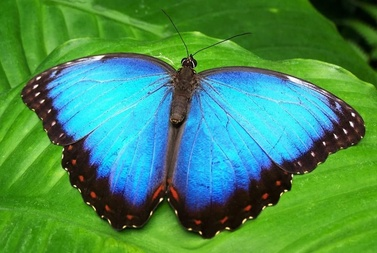
%> input picture q1/borboleta.jpg, 377 x 253 px, shrunk from 718 x 482 before the run
$ octave main_jpeg.m   (GNU Octave 9; MATLAB toolbox functions it lacks are replaced by stand-ins)
%> lines starting %> are read from the running program, lines starting %| are printed output that depends on the picture
### q1/jpeg_basic.m
function [rec_img, ratio, psnr_val] = jpeg_basic(img, Q)

    img = double(img);
    [h, w] = size(img);

    % Ajustar dimensões para múltiplos de 8
    H = ceil(h/8) * 8;
    W = ceil(w/8) * 8;

    padded = padarray(img, [H-h W-w], 'replicate', 'post');

    % Matriz de quantização base do JPEG
    Qbase = [16 11 10 16 24 40 51 61;
             12 12 14 19 26 58 60 55;
             14 13 16 24 40 57 69 56;
             14 17 22 29 51 87 80 62;
             18 22 37 56 68 109 103 77;
             24 35 55 64 81 104 113 92;
             49 64 78 87 103 121 120 101;
             72 92 95 98 112 100 103 99];

    Qmatrix = Q * Qbase;

    coeffs = zeros(H,W);

    % --- Compressão: DCT + Quantização ---
    for i = 1:8:H
        for j = 1:8:W
            bloco = padded(i:i+7, j:j+7);
            D = dct2(bloco);
            C = round(D ./ Qmatrix);
            coeffs(i:i+7, j:j+7) = C;
        end
    end

    % Estimar taxa de compressão
    total = numel(coeffs);
    nzeros = nnz(coeffs);
    ratio = total / nzeros;

    % --- Descompressão ---
    rec = zeros(H,W);
    for i = 1:8:H
        for j = 1:8:W
            C = coeffs(i:i+7, j:j+7);
            D = C .* Qmatrix;
            rec(i:i+7, j:j+7) = idct2(D);
        end
    end

    rec_img = rec(1:h, 1:w);

    % --- PSNR ---
    mse = mean((img(:) - rec_img(:)).^2);
    psnr_val = 10 * log10(255^2 / mse);

end

### q1/main_jpeg.m
warning('off', 'MATLAB:MKDIR:DirectoryExists'); % i know it may exists
mkdir('.out');

% Carregar imagens em tons de cinza
img1 = imread('borboleta.jpg');
%> img1 is the input picture: size 253x377x3 uint8; mean R, G, B 68.4, 139.9, 88.1
img2 = imread('raposa.jpg');
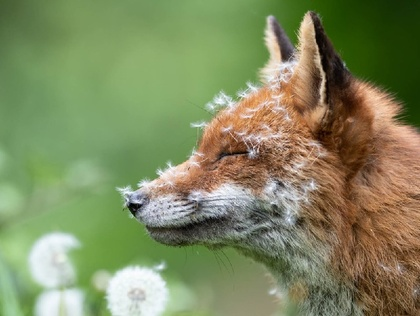
%> input picture q1/raposa.jpg, 420 x 316 px, shrunk from 800 x 601 before the run
%> img2 is the input picture: size 316x420x3 uint8; mean R, G, B 128.5, 137.8, 95.9

if size(img1, 3) == 3
    img1 = rgb2gray(img1);
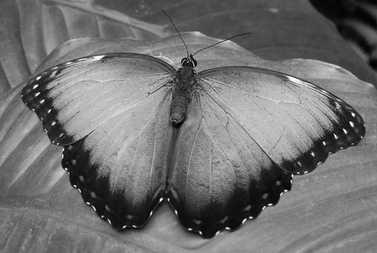
%> img1: size 253x377 uint8; min 2, max 255, mean 112.6
end

if size(img2, 3) == 3
    img2 = rgb2gray(img2);
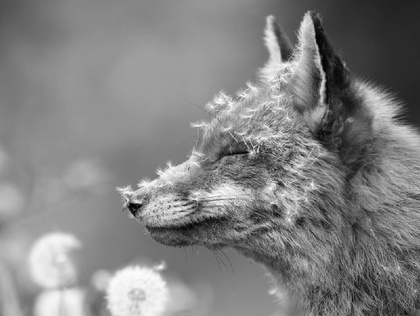
%> img2: size 316x420 uint8; min 1, max 254, mean 130.2
end

% Valores de Q para teste
Qvalues = [2 4 8 16];

% =============================================================
%  MOSTRAR APENAS UMA FIGURA COM AS DUAS IMAGENS ORIGINAIS
% =============================================================
figure('Name', 'Imagens Originais', 'NumberTitle', 'off');
subplot(1, 2, 1);
imshow(uint8(img1));
title('Imagem 1 - Original (P&B)');

subplot(1, 2, 2);
imshow(uint8(img2));
title('Imagem 2 - Original (P&B)');

% =============================================================
%  PROCESSAR E ARMAZENAR OS RESULTADOS PARA NÃO ABRIR MIL FIGURAS
% =============================================================

rec_imgs1 = cell(length(Qvalues), 1);
rec_imgs2 = cell(length(Qvalues), 1);

ratios1 = zeros(length(Qvalues), 1);
ratios2 = zeros(length(Qvalues), 1);

psnr1_vals = zeros(length(Qvalues), 1);
psnr2_vals = zeros(length(Qvalues), 1);

for k = 1:length(Qvalues)

    Q = Qvalues(k);
    fprintf('\n=== Testando com Q = %d ===\n', Q);

    % Imagem 1
    [rec1, ratio1, psnr1] = jpeg_basic(img1, Q);
    rec_imgs1{k} = rec1;
    ratios1(k) = ratio1;
    psnr1_vals(k) = psnr1;

    fprintf('Imagem 1 - Taxa: %.2f | PSNR: %.2f dB\n', ratio1, psnr1);

    % Imagem 2
    [rec2, ratio2, psnr2] = jpeg_basic(img2, Q);
    rec_imgs2{k} = rec2;
    ratios2(k) = ratio2;
    psnr2_vals(k) = psnr2;

    fprintf('Imagem 2 - Taxa: %.2f | PSNR: %.2f dB\n', ratio2, psnr2);

end
%> this loop made 4 passes
%> (ratio1, psnr1, ratio2, psnr2) on passes 1 to 4: (10.12, 30.26, 11.94, 30.57), (17.37, 28.28, 19.7, 28.77), (29.35, 26.05, 32.08, 26.68), (46.99, 23.43, 49.41, 23.87)
%| Imagem 1 - Taxa: 10.12 | PSNR: 30.26 dB
%| Imagem 2 - Taxa: 11.94 | PSNR: 30.57 dB
%| Imagem 1 - Taxa: 17.37 | PSNR: 28.28 dB
%| Imagem 2 - Taxa: 19.70 | PSNR: 28.77 dB
%| Imagem 1 - Taxa: 29.35 | PSNR: 26.05 dB
%| Imagem 2 - Taxa: 32.08 | PSNR: 26.68 dB
%| Imagem 1 - Taxa: 46.99 | PSNR: 23.43 dB
%| Imagem 2 - Taxa: 49.41 | PSNR: 23.87 dB
%> pass 1, in jpeg_basic, `padded = padarray(img, [H-h W-w], 'replicate', 'post');`:
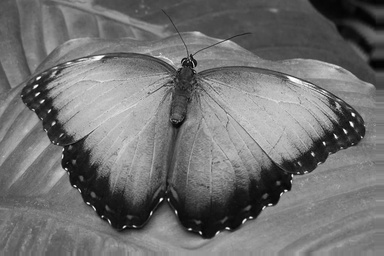
%> padded: size 256x384 double; min 2, max 255, mean 112.6
%> pass 1, `[rec1, ratio1, psnr1] = jpeg_basic(img1, Q);`:
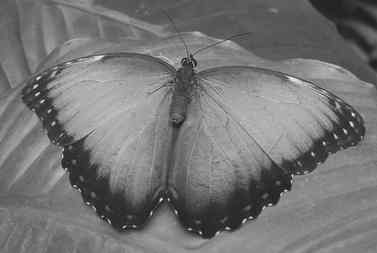
%> rec1: size 253x377 double; min -41.5, max 294.2, mean 112.6; drawn with min black and max white
%> after the loop, psnr1_vals = [30.26; 28.28; 26.05; 23.43]; psnr2_vals = [30.57; 28.77; 26.68; 23.87]; ratios1 = [10.12; 17.37; 29.35; 46.99]; ratios2 = [11.94; 19.7; 32.08; 49.41]; rec_imgs1 = 4 items; rec_imgs2 = 4 items

% =============================================================
%  MOSTRAR APENAS 1 FIGURA COM AS 4 COMPRESSÕES DA IMAGEM 1
% =============================================================
figure('Name', 'Compressões - Imagem 1', 'NumberTitle', 'off');

for k = 1:length(Qvalues)
    subplot(2, 2, k);
    imshow(uint8(rec_imgs1{k}));
    title(['Q = ' num2str(Qvalues(k)) ...
               ' | PSNR = ' num2str(psnr1_vals(k), '%.2f') ...
               ' | Taxa = ' num2str(ratios1(k), '%.2f')]);
    imwrite(uint8(rec_imgs1{k}), strcat('.out/borboleta_', num2str(Qvalues(k)), '.png'));
end
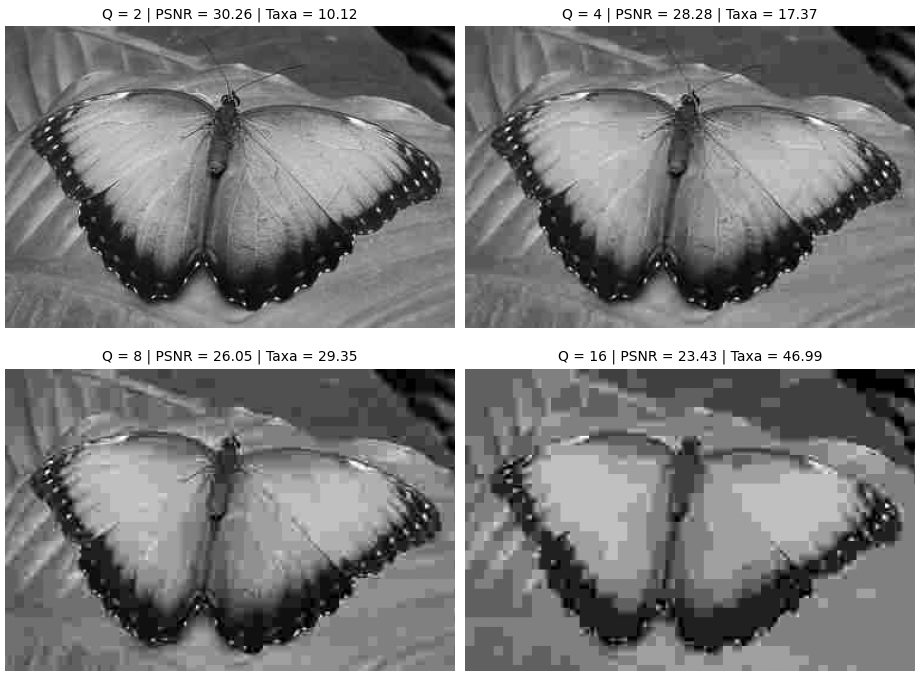
%> figure redrawn from the program's plot data, 4 panels

% =============================================================
%  MOSTRAR APENAS 1 FIGURA COM AS 4 COMPRESSÕES DA IMAGEM 2
% =============================================================
figure('Name', 'Compressões - Imagem 2', 'NumberTitle', 'off');

for k = 1:length(Qvalues)
    subplot(2, 2, k);
    imshow(uint8(rec_imgs2{k}));
    title(['Q = ' num2str(Qvalues(k)) ...
               ' | PSNR = ' num2str(psnr2_vals(k), '%.2f') ...
               ' | Taxa = ' num2str(ratios2(k), '%.2f')]);
    imwrite(uint8(rec_imgs2{k}), strcat('.out/raposa_', num2str(Qvalues(k)), '.png'));
end
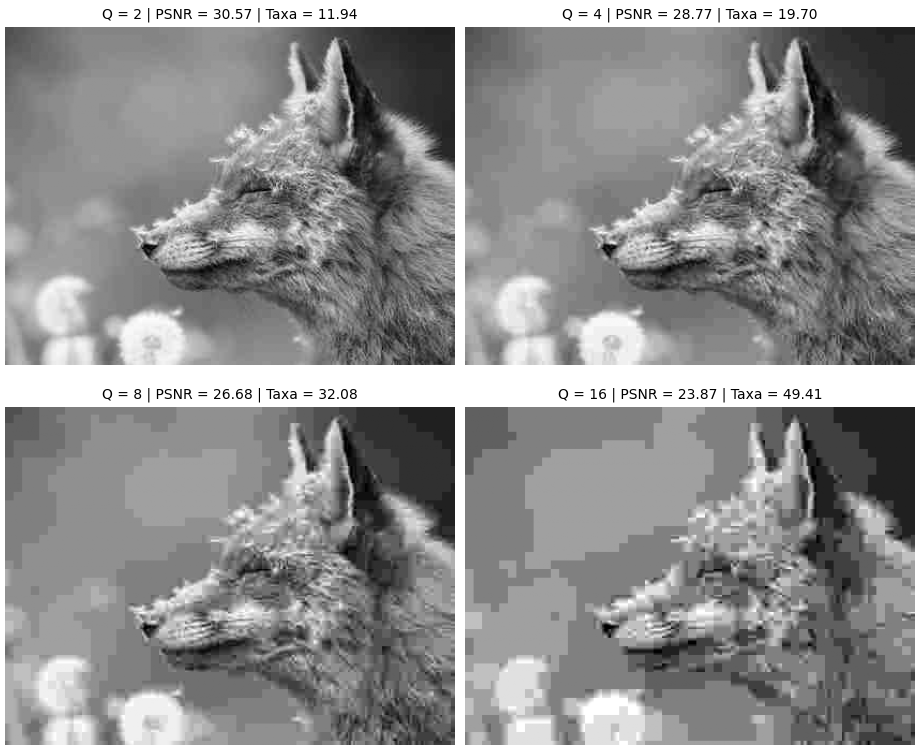
%> figure redrawn from the program's plot data, 4 panels
